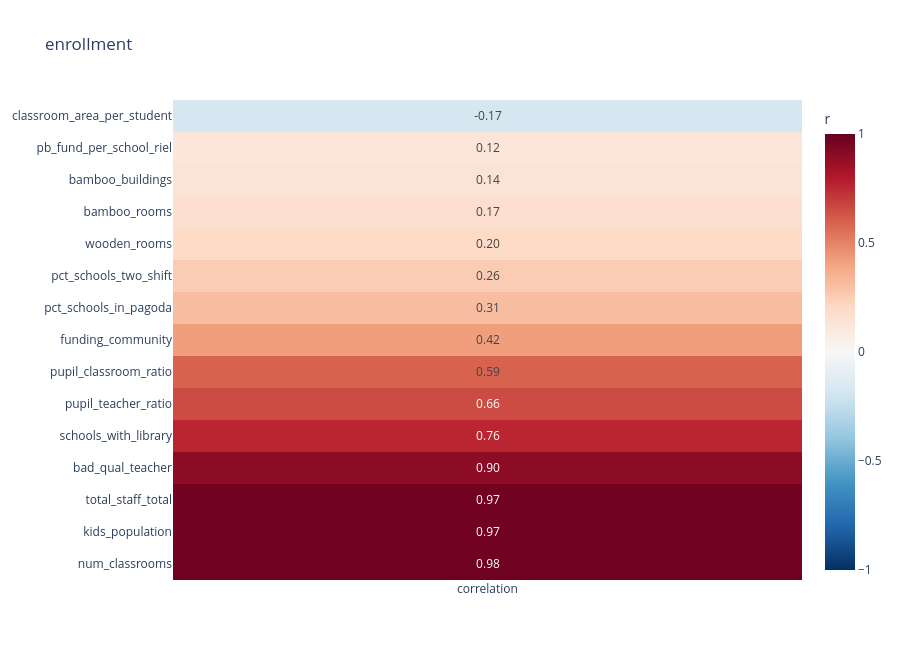

The code cell stored with this chart in its notebook:
### Code cell
corr_heatmap(enroll,"enrollment_total",feature1,'enrollment')

### Figure 1 — Plotly figure (JSON) as saved in the notebook; plotly's stock layout.template omitted (floating-point values rounded to 4 significant figures)
{"data": [{"coloraxis": "coloraxis", "hovertemplate": "x: %{x}<br>y: %{y}<br>color: %{z}<extra></extra>", "name": "0", "texttemplate": "%{z:.2f}", "type": "heatmap", "x": ["correlation"], "xaxis": "x", "y": ["classroom_area_per_student", "pb_fund_per_school_riel", "bamboo_buildings", "bamboo_rooms", "wooden_rooms", "pct_schools_two_shift", "pct_schools_in_pagoda", "funding_community", "pupil_classroom_ratio", "pupil_teacher_ratio", "schools_with_library", "bad_qual_teacher", "total_staff_total", "kids_population", "num_classrooms"], "yaxis": "y", "z": [[-0.1742], [0.1249], [0.142], [0.172], [0.1994], [0.2557], [0.3096], [0.421], [0.5916], [0.6568], [0.7614], [0.8998], [0.9724], [0.9736], [0.982]]}], "layout": {"coloraxis": {"cmax": 1, "cmin": -1, "colorbar": {"title": {"text": "r"}}, "colorscale": [[0, "rgb(5,48,97)"], [0.1, "rgb(33,102,172)"], [0.2, "rgb(67,147,195)"], [0.3, "rgb(146,197,222)"], [0.4, "rgb(209,229,240)"], [0.5, "rgb(247,247,247)"], [0.6, "rgb(253,219,199)"], [0.7, "rgb(244,165,130)"], [0.8, "rgb(214,96,77)"], [0.9, "rgb(178,24,43)"], [1, "rgb(103,0,31)"]]}, "height": 660, "title": {"text": "enrollment"}, "xaxis": {"anchor": "y", "domain": [0, 1]}, "yaxis": {"anchor": "x", "autorange": "reversed", "domain": [0, 1]}}}
